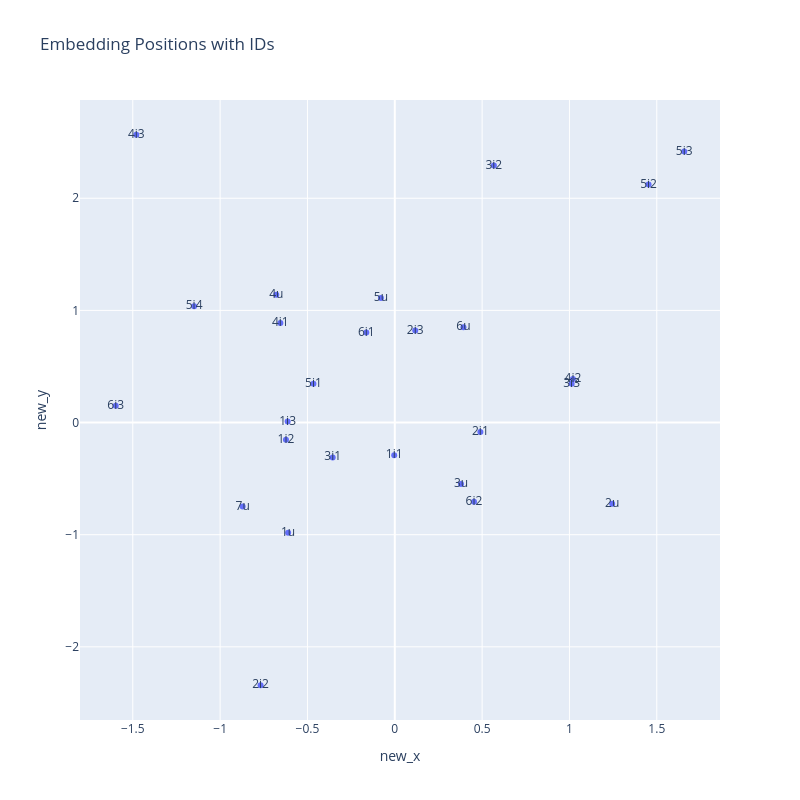
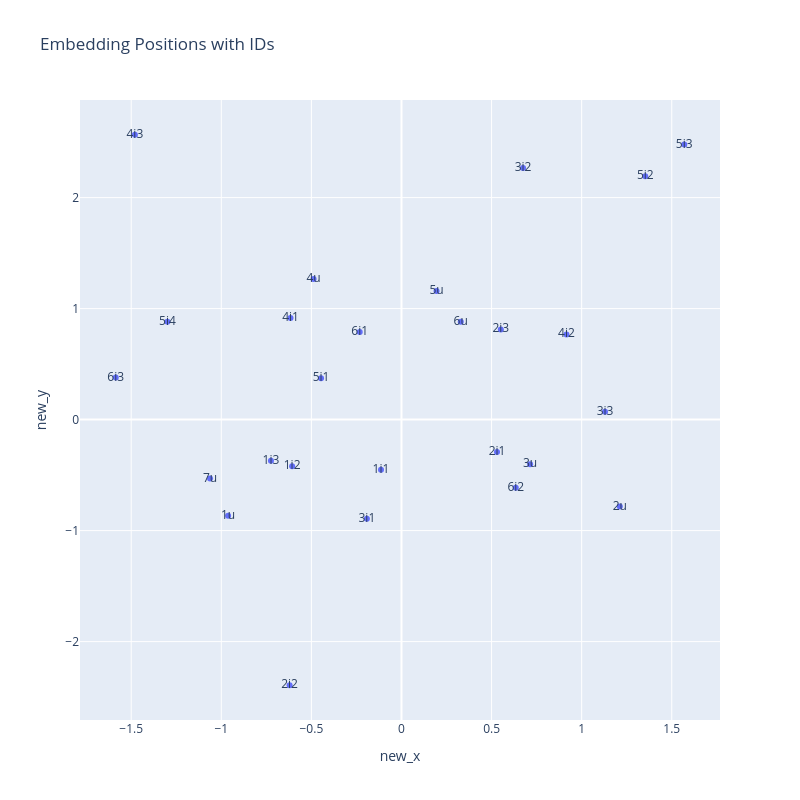
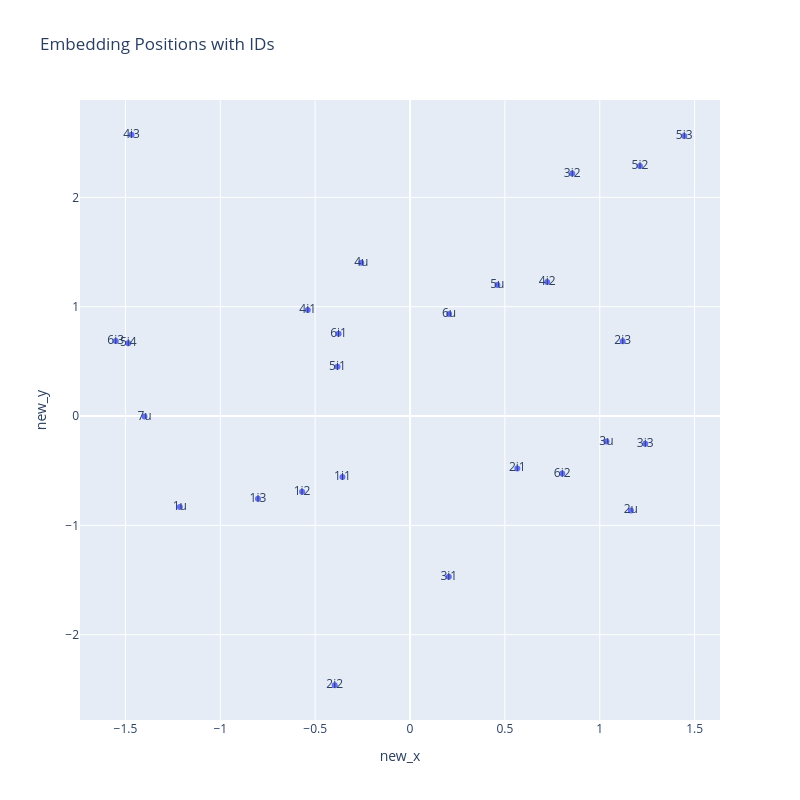
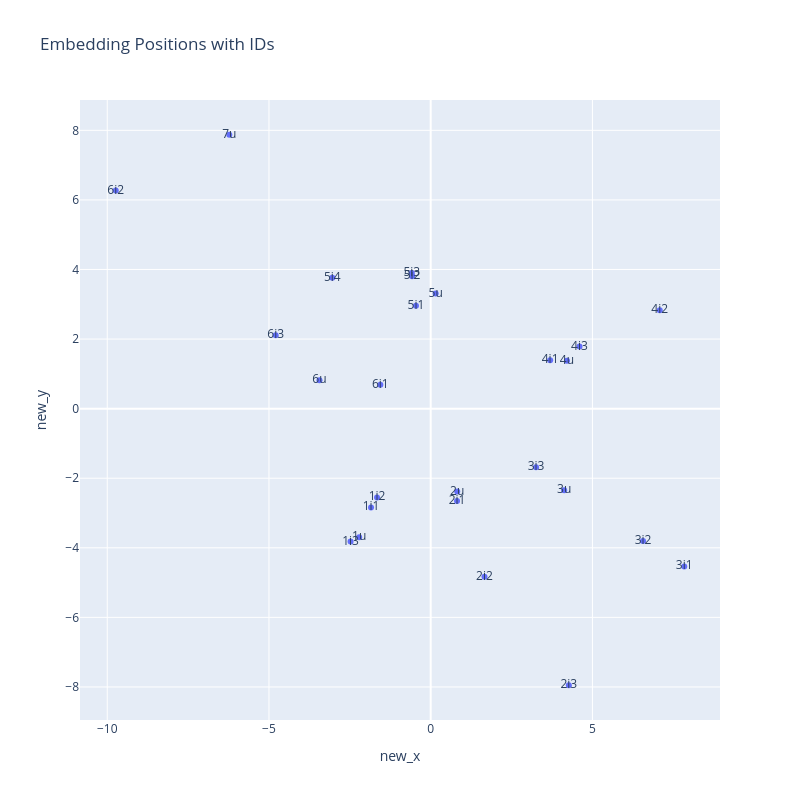

Here is the notebook cell these charts were saved with, in order:
### Code cell
user_embedding_sizes = [len(user_encoder.classes_), 2]
item_embedding_sizes = [len(item_encoder.classes_), 2]

model = TwoTowerModel(user_embedding_sizes, item_embedding_sizes, 
                      device).to(device)

optimizer = torch.optim.SGD(model.parameters(), lr=5, momentum=0.9)

users_ids, users_features = zip(*train_dataset.user2features.items())
items_ids, items_features = zip(*train_dataset.item2features.items())

def train_loop(model, optimizer, train_loader, n_epochs=100):
    loss_history = list()
    for epoch in range(n_epochs):
        for batch in tqdm(train_loader, desc=f'Epoch {epoch}'):
            
            user_embs, item_embs = model(*batch)
            loss = infonceloss(user_embs, item_embs)

            optimizer.zero_grad()
            loss.backward()

            old_users_embeddings = model.get_user_embeddings(
                torch.IntTensor(np.array(users_features)).to(device)
            )
            old_items_embeddings = model.get_item_embeddings(
                torch.IntTensor(np.array(items_features)).to(device)
            )

            optimizer.step()

            new_users_embeddings = model.get_user_embeddings(
                torch.IntTensor(np.array(users_features)).to(device)
            )
            new_items_embeddings = model.get_item_embeddings(
                torch.IntTensor(np.array(items_features)).to(device)
            )

            loss_history.append(loss.item())
            
            if (epoch < 3) or (epoch == 99):
                print(f'Train loss: {loss_history[-1]}')
                plot_embedding_shift(
                    old_users_embeddings,
                    old_items_embeddings,
                    new_users_embeddings,
                    new_items_embeddings,
                    users_ids,
                    items_ids,
                    title="Embedding Shift (green - users; blue - items)"
                )

model.train()
train_loop(model, optimizer, train_loader)

### Figure 1 — Plotly figure (JSON) as saved in the notebook; plotly's stock layout.template omitted (floating-point values rounded to 4 significant figures)
{"data": [{"customdata": [["1u"], ["2u"], ["3u"], ["4u"], ["5u"], ["6u"], ["7u"], ["1i1"], ["1i2"], ["1i3"], ["2i1"], ["2i2"], ["2i3"], ["3i1"], ["3i2"], ["3i3"], ["4i1"], ["4i2"], ["4i3"], ["5i1"], ["5i2"], ["5i3"], ["6i1"], ["6i2"], ["6i3"], ["5i4"]], "hovertemplate": "id=%{customdata[0]}<extra></extra>", "legendgroup": "", "marker": {"color": "#636efa", "symbol": "circle"}, "mode": "markers+text", "name": "", "orientation": "v", "showlegend": false, "text": ["1u", "2u", "3u", "4u", "5u", "6u", "7u", "1i1", "1i2", "1i3", "2i1", "2i2", "2i3", "3i1", "3i2", "3i3", "4i1", "4i2", "4i3", "5i1", "5i2", "5i3", "6i1", "6i2", "6i3", "5i4"], "type": "scatter", "x": [-0.6107, 1.245, 0.379, -0.6785, -0.07937, 0.3931, -0.8711, -0.003431, -0.6231, -0.6135, 0.49, -0.7683, 0.117, -0.3556, 0.5672, 1.013, -0.6551, 1.02, -1.48, -0.4658, 1.453, 1.657, -0.1629, 0.4535, -1.598, -1.149], "xaxis": "x", "y": [-0.9835, -0.7239, -0.5486, 1.139, 1.111, 0.8509, -0.7485, -0.2916, -0.1528, 0.008875, -0.08445, -2.342, 0.8208, -0.3112, 2.292, 0.3464, 0.8867, 0.3889, 2.566, 0.3459, 2.123, 2.416, 0.8019, -0.7065, 0.1493, 1.037], "yaxis": "y"}], "layout": {"autosize": false, "height": 800, "legend": {"tracegroupgap": 0}, "title": {"text": "Embedding Positions with IDs"}, "width": 800, "xaxis": {"anchor": "y", "autorange": true, "domain": [0, 1], "range": [-1.802, 1.862], "title": {"text": "new_x"}, "type": "linear"}, "yaxis": {"anchor": "x", "autorange": true, "domain": [0, 1], "range": [-2.652, 2.876], "title": {"text": "new_y"}, "type": "linear"}}}

### Figure 2 — Plotly figure (JSON) as saved in the notebook; plotly's stock layout.template omitted (floating-point values rounded to 4 significant figures)
{"data": [{"customdata": [["1u"], ["2u"], ["3u"], ["4u"], ["5u"], ["6u"], ["7u"], ["1i1"], ["1i2"], ["1i3"], ["2i1"], ["2i2"], ["2i3"], ["3i1"], ["3i2"], ["3i3"], ["4i1"], ["4i2"], ["4i3"], ["5i1"], ["5i2"], ["5i3"], ["6i1"], ["6i2"], ["6i3"], ["5i4"]], "hovertemplate": "id=%{customdata[0]}<extra></extra>", "legendgroup": "", "marker": {"color": "#636efa", "symbol": "circle"}, "mode": "markers+text", "name": "", "orientation": "v", "showlegend": false, "text": ["1u", "2u", "3u", "4u", "5u", "6u", "7u", "1i1", "1i2", "1i3", "2i1", "2i2", "2i3", "3i1", "3i2", "3i3", "4i1", "4i2", "4i3", "5i1", "5i2", "5i3", "6i1", "6i2", "6i3", "5i4"], "type": "scatter", "x": [-0.9623, 1.212, 0.7139, -0.4879, 0.1946, 0.3288, -1.063, -0.1138, -0.6069, -0.7245, 0.5301, -0.6209, 0.5513, -0.192, 0.6746, 1.13, -0.6158, 0.9157, -1.48, -0.4465, 1.353, 1.569, -0.2318, 0.6343, -1.586, -1.299], "xaxis": "x", "y": [-0.8659, -0.783, -0.4012, 1.266, 1.159, 0.8812, -0.5306, -0.4509, -0.4196, -0.3706, -0.2917, -2.393, 0.8125, -0.8932, 2.266, 0.07134, 0.9162, 0.7679, 2.566, 0.3723, 2.193, 2.478, 0.7884, -0.6144, 0.3784, 0.8813], "yaxis": "y"}], "layout": {"autosize": false, "height": 800, "legend": {"tracegroupgap": 0}, "title": {"text": "Embedding Positions with IDs"}, "width": 800, "xaxis": {"anchor": "y", "autorange": true, "domain": [0, 1], "range": [-1.784, 1.768], "title": {"text": "new_x"}, "type": "linear"}, "yaxis": {"anchor": "x", "autorange": true, "domain": [0, 1], "range": [-2.706, 2.88], "title": {"text": "new_y"}, "type": "linear"}}}

### Figure 3 — Plotly figure (JSON) as saved in the notebook; plotly's stock layout.template omitted (floating-point values rounded to 4 significant figures)
{"data": [{"customdata": [["1u"], ["2u"], ["3u"], ["4u"], ["5u"], ["6u"], ["7u"], ["1i1"], ["1i2"], ["1i3"], ["2i1"], ["2i2"], ["2i3"], ["3i1"], ["3i2"], ["3i3"], ["4i1"], ["4i2"], ["4i3"], ["5i1"], ["5i2"], ["5i3"], ["6i1"], ["6i2"], ["6i3"], ["5i4"]], "hovertemplate": "id=%{customdata[0]}<extra></extra>", "legendgroup": "", "marker": {"color": "#636efa", "symbol": "circle"}, "mode": "markers+text", "name": "", "orientation": "v", "showlegend": false, "text": ["1u", "2u", "3u", "4u", "5u", "6u", "7u", "1i1", "1i2", "1i3", "2i1", "2i2", "2i3", "3i1", "3i2", "3i3", "4i1", "4i2", "4i3", "5i1", "5i2", "5i3", "6i1", "6i2", "6i3", "5i4"], "type": "scatter", "x": [-1.213, 1.164, 1.035, -0.2569, 0.4604, 0.2059, -1.4, -0.3563, -0.569, -0.8015, 0.5654, -0.3971, 1.121, 0.2043, 0.8548, 1.24, -0.5391, 0.7229, -1.468, -0.3824, 1.212, 1.445, -0.3765, 0.8021, -1.551, -1.485], "xaxis": "x", "y": [-0.8327, -0.8637, -0.233, 1.403, 1.199, 0.9329, -0.004994, -0.5581, -0.6935, -0.7572, -0.4797, -2.462, 0.6836, -1.471, 2.218, -0.254, 0.9706, 1.227, 2.573, 0.4521, 2.288, 2.561, 0.7521, -0.5262, 0.6857, 0.6668], "yaxis": "y"}], "layout": {"autosize": false, "height": 800, "legend": {"tracegroupgap": 0}, "title": {"text": "Embedding Positions with IDs"}, "width": 800, "xaxis": {"anchor": "y", "autorange": true, "domain": [0, 1], "range": [-1.74, 1.634], "title": {"text": "new_x"}, "type": "linear"}, "yaxis": {"anchor": "x", "autorange": true, "domain": [0, 1], "range": [-2.78, 2.891], "title": {"text": "new_y"}, "type": "linear"}}}

### Figure 4 — Plotly figure (JSON) as saved in the notebook; plotly's stock layout.template omitted (floating-point values rounded to 4 significant figures)
{"data": [{"customdata": [["1u"], ["2u"], ["3u"], ["4u"], ["5u"], ["6u"], ["7u"], ["1i1"], ["1i2"], ["1i3"], ["2i1"], ["2i2"], ["2i3"], ["3i1"], ["3i2"], ["3i3"], ["4i1"], ["4i2"], ["4i3"], ["5i1"], ["5i2"], ["5i3"], ["6i1"], ["6i2"], ["6i3"], ["5i4"]], "hovertemplate": "id=%{customdata[0]}<extra></extra>", "legendgroup": "", "marker": {"color": "#636efa", "symbol": "circle"}, "mode": "markers+text", "name": "", "orientation": "v", "showlegend": false, "text": ["1u", "2u", "3u", "4u", "5u", "6u", "7u", "1i1", "1i2", "1i3", "2i1", "2i2", "2i3", "3i1", "3i2", "3i3", "4i1", "4i2", "4i3", "5i1", "5i2", "5i3", "6i1", "6i2", "6i3", "5i4"], "type": "scatter", "x": [-2.211, 0.8199, 4.126, 4.213, 0.1535, -3.439, -6.227, -1.845, -1.66, -2.478, 0.8147, 1.663, 4.271, 7.84, 6.565, 3.257, 3.693, 7.082, 4.601, -0.4559, -0.5753, -0.584, -1.557, -9.738, -4.793, -3.042], "xaxis": "x", "y": [-3.699, -2.384, -2.346, 1.373, 3.307, 0.8165, 7.873, -2.841, -2.552, -3.822, -2.652, -4.836, -7.951, -4.534, -3.804, -1.687, 1.393, 2.831, 1.783, 2.955, 3.805, 3.896, 0.6845, 6.27, 2.111, 3.762], "yaxis": "y"}], "layout": {"autosize": false, "height": 800, "legend": {"tracegroupgap": 0}, "title": {"text": "Embedding Positions with IDs"}, "width": 800, "xaxis": {"anchor": "y", "autorange": true, "domain": [0, 1], "range": [-10.84, 8.945], "title": {"text": "new_x"}, "type": "linear"}, "yaxis": {"anchor": "x", "autorange": true, "domain": [0, 1], "range": [-8.95, 8.872], "title": {"text": "new_y"}, "type": "linear"}}}
